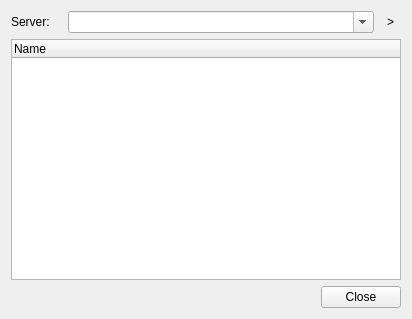
<ui version="4.0" >
 <class>jServiceBrowserClass</class>
 <widget class="QWidget" name="jServiceBrowserClass" >
  <property name="geometry" >
   <rect>
    <x>0</x>
    <y>0</y>
    <width>412</width>
    <height>319</height>
   </rect>
  </property>
  <property name="windowTitle" >
   <string>jServiceBrowser</string>
  </property>
  <layout class="QGridLayout" name="gridLayout" >
   <item row="0" column="0" >
    <layout class="QHBoxLayout" name="horizontalLayout_8" >
     <item>
      <widget class="QLabel" name="label_3" >
       <property name="maximumSize" >
        <size>
         <width>51</width>
         <height>16777215</height>
        </size>
       </property>
       <property name="text" >
        <string>Server:</string>
       </property>
      </widget>
     </item>
     <item>
      <widget class="QComboBox" name="serviceServer" >
       <property name="editable" >
        <bool>true</bool>
       </property>
      </widget>
     </item>
     <item>
      <widget class="QToolButton" name="goButton" >
       <property name="text" >
        <string>></string>
       </property>
       <property name="autoRaise" >
        <bool>true</bool>
       </property>
      </widget>
     </item>
    </layout>
   </item>
   <item row="1" column="0" >
    <widget class="QTreeWidget" name="servicesWidget" >
     <property name="verticalScrollBarPolicy" >
      <enum>Qt::ScrollBarAsNeeded</enum>
     </property>
     <property name="horizontalScrollBarPolicy" >
      <enum>Qt::ScrollBarAlwaysOff</enum>
     </property>
     <property name="showDropIndicator" stdset="0" >
      <bool>true</bool>
     </property>
     <property name="columnCount" >
      <number>1</number>
     </property>
     <column>
      <property name="text" >
       <string>Name</string>
      </property>
     </column>
    </widget>
   </item>
   <item row="2" column="0" >
    <layout class="QHBoxLayout" name="horizontalLayout_5" >
     <item>
      <spacer name="horizontalSpacer_2" >
       <property name="orientation" >
        <enum>Qt::Horizontal</enum>
       </property>
       <property name="sizeHint" stdset="0" >
        <size>
         <width>40</width>
         <height>20</height>
        </size>
       </property>
      </spacer>
     </item>
     <item>
      <widget class="QPushButton" name="closeButton" >
       <property name="text" >
        <string>Close</string>
       </property>
      </widget>
     </item>
    </layout>
   </item>
  </layout>
 </widget>
 <layoutdefault spacing="6" margin="11" />
 <resources/>
 <connections>
  <connection>
   <sender>closeButton</sender>
   <signal>clicked()</signal>
   <receiver>jServiceBrowserClass</receiver>
   <slot>close()</slot>
   <hints>
    <hint type="sourcelabel" >
     <x>376</x>
     <y>301</y>
    </hint>
    <hint type="destinationlabel" >
     <x>261</x>
     <y>286</y>
    </hint>
   </hints>
  </connection>
 </connections>
</ui>
